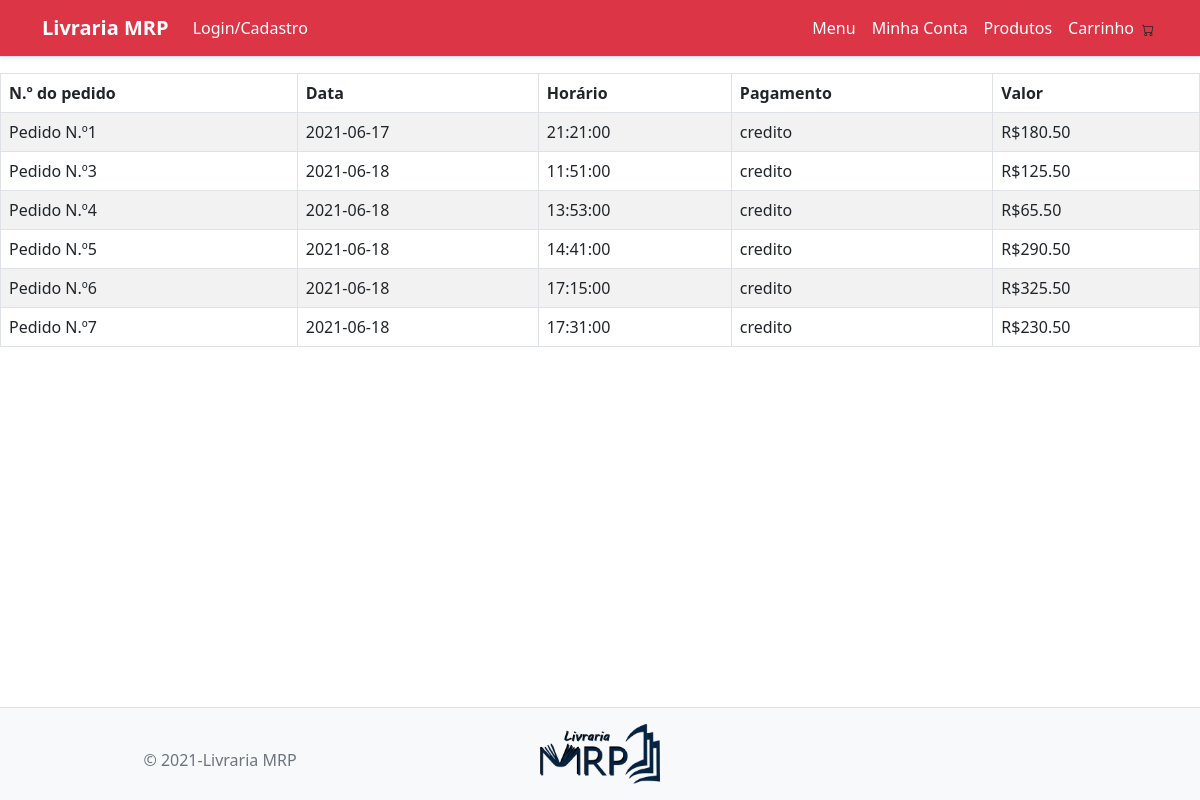
Screenshot of /meuspedidos (signed in) with the database file from the repository.
### tables this page shows
CREATE TABLE Orders (ID_Pedidos INTEGER PRIMARY KEY AUTOINCREMENT, Valor VARCHAR NOT NULL, Data STRING, Horario STRING, Pagamento STRING, Email STRING);

### site.py (the view)
@app.route('/meuspedidos')
def meuspedidos():
    if 'usuario_logado' not in session or session['usuario_logado'] == None:
        return redirect('/login')
    con = sqlite3.connect('banco.db')
    cur = con.cursor()
    usuario_logado = session['usuario_logado']
    pedidos = cur.execute("SELECT ID_Pedidos,Valor,Data,Horario,Pagamento,Email FROM Orders where Email = '" + usuario_logado +"'").fetchall()
    con.close()
    return render_template ('MeusPedidos.html', pedidos = pedidos)

### templates/MeusPedidos.html (shortened to what this page needs)
<html lang="en">
  <head>
    <link rel="stylesheet" href="{{ url_for('static', filename='Telamenupro.css') }}">
    <link rel="stylesheet" href="https://cdn.jsdelivr.net/npm/bootstrap@5.0.1/dist/css/bootstrap.min.css">
  </head>
  <body style="min-width:372px;">
    <nav class="navbar navbar-expand-lg navbar-dark bg-danger border-bottom shadow-sm mb-3">
      <div class="container">
          <a class="navbar-brand" href=""><strong>Livraria MRP</strong></a>
        <div class="navbar-collapse collapse">
          <ul class="navbar-nav flex-grow-1">
              <li class="nav-item">
                  <a href="#" class="nav-link text-white">Login/Cadastro</a>
              </li>
          </ul>
        <div class="align-self-end">
            <ul class="navbar-nav">
                <li class="nav-item">
                    <a href="/" class="nav-link text-white">Menu</a>
                    </li>
                    <li class="nav-item">
                        <a href="/minhaconta" class="nav-link text-white">Minha Conta</a>
                    </li>
                    <li class="nav-item">
                        <a href="/produtos" class="nav-link text-white">Produtos</a>
                    </li>
                    <li class="nav-item">
                        <a href="/carrinho" class="nav-link text-white">Carrinho</a>
                        </li>
                <li class="nav-item">
                    <a href="#" class="nav-link text-white"></a>
                </li>
            </ul>
        </div>
    </div>
</div>
  </nav>
  <header>
    <table class="table table-striped table-responsive table-bordered">
        <thead>
            <tr>
                <th>N.º do pedido </th>
                <th>Data</th>
                <th>Horário</th>
                <th>Pagamento</th>
                <th>Valor</th>
            </tr>
        </thead>
        <tbody>
        {% for pedido in pedidos %}
                        <tr>
                            <td>Pedido N.º{{ pedido[0] }}</td>
                            <td>{{ pedido[2] }}</td>
                            <td>{{ pedido[3] }}</td>
                            <td>{{ pedido[4] }}</td>
                            <td>R${{"%0.2f"|format(pedido[1]|float)}}</td>
                        </tr>
        {% endfor %}
        </tbody>
        </table>
  <footer class="border-top fixed-bottom text-muted bg-light">
        <div class="container">
            <div class="row py-3">
                <div class="col-12 col-md-4 text-center text-md-left">
                   <br> &copy; 2021-Livraria MRP</br>
                </div>
                <div class="col-12 col-md-4 text-center">
                    <img src="../static/LOGO MRP.png" width="120" height="60">
                </div>
            </div>
        </div>
  </footer>
</body>
</html>

### rows the page displays
Orders: ID_Pedidos "1", Data "2021-06-17", Horario "21:21:00", Pagamento "credito", Valor "180.50"
Orders: ID_Pedidos "3", Data "2021-06-18", Horario "11:51:00", Pagamento "credito", Valor "125.50"
Orders: ID_Pedidos "4", Data "2021-06-18", Horario "13:53:00", Pagamento "credito", Valor "65.50"
Orders: ID_Pedidos "5", Data "2021-06-18", Horario "14:41:00", Pagamento "credito", Valor "290.50"
Orders: ID_Pedidos "6", Data "2021-06-18", Horario "17:15:00", Pagamento "credito", Valor "325.50"
Orders: ID_Pedidos "7", Data "2021-06-18", Horario "17:31:00", Pagamento "credito", Valor "230.50"
